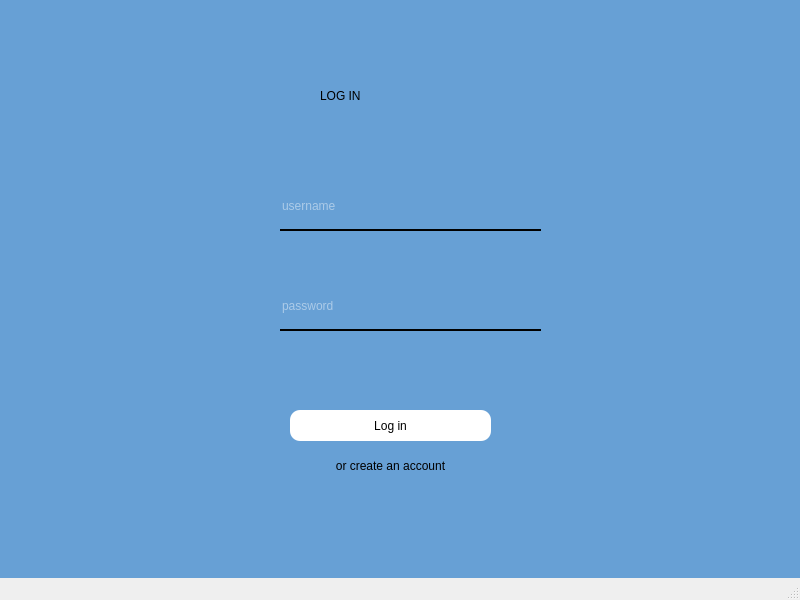
<?xml version="1.0" encoding="UTF-8"?>
<ui version="4.0">
 <class>MainWindow</class>
 <widget class="QMainWindow" name="MainWindow">
  <property name="geometry">
   <rect>
    <x>0</x>
    <y>0</y>
    <width>800</width>
    <height>600</height>
   </rect>
  </property>
  <property name="windowTitle">
   <string>MainWindow</string>
  </property>
  <widget class="QWidget" name="centralwidget">
   <widget class="QWidget" name="navigationBG" native="true">
    <property name="geometry">
     <rect>
      <x>-30</x>
      <y>-30</y>
      <width>921</width>
      <height>751</height>
     </rect>
    </property>
    <property name="styleSheet">
     <string notr="true">background-color: rgb(103, 160, 213);



</string>
    </property>
    <widget class="QLabel" name="label">
     <property name="geometry">
      <rect>
       <x>350</x>
       <y>80</y>
       <width>231</width>
       <height>91</height>
      </rect>
     </property>
     <property name="styleSheet">
      <string notr="true">font: 50pt &quot;Bebas Neue&quot;;

</string>
     </property>
     <property name="text">
      <string>LOG IN</string>
     </property>
    </widget>
    <widget class="QLineEdit" name="admin_user">
     <property name="geometry">
      <rect>
       <x>310</x>
       <y>220</y>
       <width>261</width>
       <height>41</height>
      </rect>
     </property>
     <property name="styleSheet">
      <string notr="true">background-color:rgba(0,0,0,0);
border: none;
border-bottom:2px solid rgb(0, 0, 0);
color:rgba(255,255,255,230);
padding-bottom:7px;</string>
     </property>
     <property name="placeholderText">
      <string>username</string>
     </property>
    </widget>
    <widget class="QLineEdit" name="admin_pass">
     <property name="geometry">
      <rect>
       <x>310</x>
       <y>320</y>
       <width>261</width>
       <height>41</height>
      </rect>
     </property>
     <property name="styleSheet">
      <string notr="true">background-color:rgba(0,0,0,0);
border: none;
border-bottom:2px solid rgb(0, 0, 0);
color:rgba(255,255,255,230);
padding-bottom:7px;</string>
     </property>
     <property name="placeholderText">
      <string>password</string>
     </property>
    </widget>
    <widget class="QPushButton" name="enter">
     <property name="geometry">
      <rect>
       <x>320</x>
       <y>440</y>
       <width>201</width>
       <height>31</height>
      </rect>
     </property>
     <property name="styleSheet">
      <string notr="true">QPushButton{
background-color: white;
text-size: 10px;
border-radius: 10px;
}

QPushButton:hover{
	color:rgb(73, 147, 221);
	background-color: rgb(13, 27, 38);
}</string>
     </property>
     <property name="text">
      <string>Log in</string>
     </property>
    </widget>
    <widget class="QPushButton" name="signUpButton">
     <property name="geometry">
      <rect>
       <x>320</x>
       <y>480</y>
       <width>201</width>
       <height>31</height>
      </rect>
     </property>
     <property name="styleSheet">
      <string notr="true">QPushButton{
background-color: white;
text-size: 10px;
border-radius: 10px;
}

QPushButton:hover{
	color:rgb(73, 147, 221);
	background-color: rgb(13, 27, 38);
}
#signUpButton {
background-color: TRANSPARENT;
}
#signUpButton:hover{
color: rgb(0, 0, 255);
}</string>
     </property>
     <property name="text">
      <string>or create an account</string>
     </property>
    </widget>
   </widget>
  </widget>
  <widget class="QMenuBar" name="menubar">
   <property name="geometry">
    <rect>
     <x>0</x>
     <y>0</y>
     <width>800</width>
     <height>21</height>
    </rect>
   </property>
  </widget>
  <widget class="QStatusBar" name="statusbar"/>
 </widget>
 <resources/>
 <connections/>
</ui>
